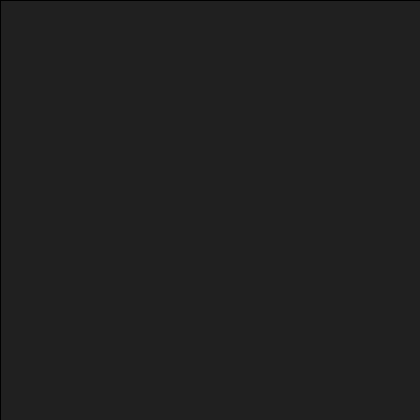
Frame 1 (no input)
Frame 60 (the mouse pressed at the canvas centre just before this capture): identical to frame 1, image omitted
Frame 120 (the mouse held since frame 60 and released just before this capture): identical to frame 1, image omitted

The Processing sketch that drew this single still picture (run headless with seeded random() and noise(); from frame 60 on, the mouse is pressed at the canvas centre):

// Processing sketch: sketch_02_01_Keyboard
// ── sketch_02_01_Keyboard.pde
void setup() {
  size(420, 420);
  background(32);
  // 1. As with a Word Processor, Processing aligns the text
  //    relative to the (x, y) coordinates you provide it based
  //    on this function. The first parameter is for horizontal
  //    alignment, the second is for vertical alignment. So,
  //    potential combinations include (LEFT, TOP) and (RIGHT, BOTTOM).
  textAlign(CENTER, CENTER);
  
  // 2. The size of the text can be set with this function.
  textSize(140);
}

void draw() {
  fill(32, 32);
  rect(0, 0, width, height);

  // 3. Processing is confusing in regards to the difference
  //    between keyPressed and keyPressed(). The former is a
  //    boolean (true or false) used with a conditional.
  if (keyPressed) {
    fill(255);
    
    // 4. The String message to display as text is the first
    //    parameter of this function. The x and y coordinates
    //    are the second and third.
    text(key, width / 2.0, height / 4.0);
  }
}

// 5. The following are event functions. See the sketch for
//    reference as to when they are fired. If you are familiar
//    with Java, and would like to work directly with a KeyEvent
//    object, reference 
//    http://docs.oracle.com/javase/6/docs/api/java/awt/event/KeyEvent.html
// void keyPressed(KeyEvent ke) {
// }
void keyPressed() { // RED
  println(key + " " + int(key) + " " +  keyCode + " pressed.");
  fill(255, 0, 0);
  text(key, width / 4.0, height / 2.0);
}

void keyTyped() { // BLUE
  println(key + " " + int(key) + " " + keyCode + " typed.");
  fill(0, 0, 255);
  text(key, width / 2.0, height * 3/ 4.0);
}

void keyReleased() { // GREEN
  println(key + " " + int(key) + " " +  keyCode + " released.");
  fill(0, 255, 0);
  text(key, width * 3 / 4.0, height / 2.0);
}
